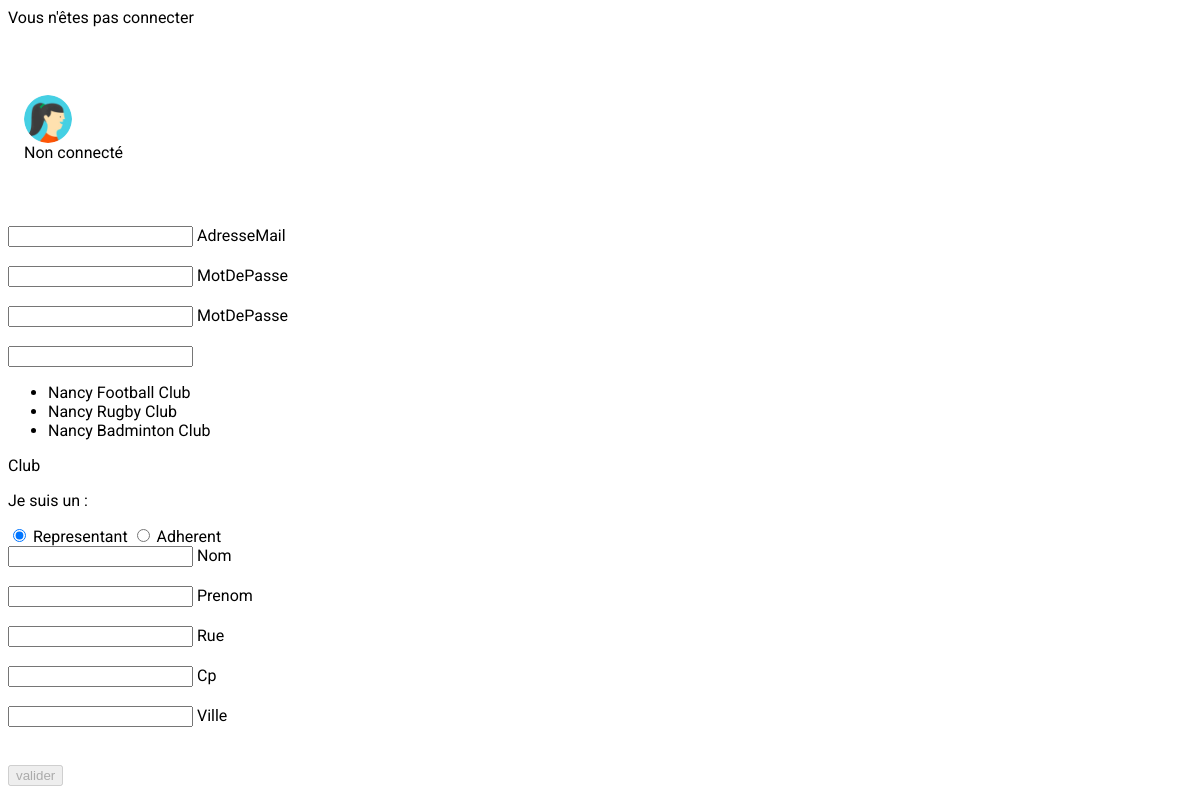
Page /web/demandeur/register on the committed database.
### tables this page shows
CREATE TABLE IF NOT EXISTS `club` (
  `Id_Club` int(11) NOT NULL AUTO_INCREMENT,
  `Nom` varchar(25) NOT NULL,
  `AdresseClub` varchar(30) DEFAULT NULL,
  `Cp` char(5) NOT NULL,
  `Ville` varchar(25) DEFAULT NULL,
  `Sigle` varchar(25) DEFAULT NULL,
  `NomPresident` varchar(25) DEFAULT NULL,
  `Id_Ligue` int(11) DEFAULT NULL,
  PRIMARY KEY (`Id_Club`),
  KEY `FK_CLUB_Id_Ligue` (`Id_Ligue`)
);

### src/framework/App.php (called while the page is built, shortened)
<?php
class App {
  public function __construct() {
    $url = $this->parse_URL();
    $this->controller_name = $url[0] . "Controller";
    $this->controller = new $this->controller_name;
    $this->action_name = $url[1];
    $this->request = new Request();
    $this->request->set_params(array_merge($_GET, $_POST));
    $this->request->set('controller', $this->controller_name);
    $this->request->set('action', $this->action_name);
    $this->params = $url ? array_values($url) : [];
    array_shift($this->params);
    array_shift($this->params);
    $this->controller->set_controller_name($this->controller_name);
    $this->controller->set_action_name($this->action_name);
    $this->controller->set_request($this->request);
    call_user_func_array(array($this->controller, $this->action_name), $this->params);
  }
  public function parse_URL() {
    $tableau = array();
    if (isset($_GET['url'])) {
      $tableau = explode('/', filter_var(rtrim($_GET['url'], '/'), FILTER_SANITIZE_URL));
    }
    return $tableau;
  }
}

### web/index.php (called while the page is built, shortened)
<?php
try {
  require_once SRC.DS.'framework'.DS.'App.php';
  $app = new App();
} catch (Exception $ex) {
  echo '<!DOCTYPE html>';
  echo '<html lang="fr">';
  echo '<head>';
  echo '<meta charset="UTF-8">';
  echo '<title>'.APPLINAME.' - Erreur générale</title>';
  echo '</head>';
  echo '<body>';
  echo '<h1>'.APPLINAME.'</p>';
  echo "<h2>Erreur générale</h2>";
  echo "<p><strong>Désolé mais l'application s'est arrétée</strong></h2>";
  echo "<pre>Message : " . $ex->getMessage() . "</pre>";
  echo "<pre>Fichier : " . $ex->getFile() . "</pre>";
  echo "<pre>Ligne   : " . $ex->getLine() . "</pre>";
  echo '</body>';
  echo '</html>';
}

### src/DAO/ClubDAO.php (called while the page is built, shortened)
<?php
require_once SRC . DS . 'models' . DS . 'Club.php';
require_once SRC . DS . 'framework' . DS . 'DAO.php';
class ClubDAO extends DAO {
  function findAll() {
    $sql = "SELECT * FROM club;";
      try {
          $sth = $this->executer($sql);
          $rows = $sth->fetchAll(PDO::FETCH_ASSOC);
      } catch (PDOException $ex) {
          die("Erreur lors de l'execution de la requette : ".$ex->getMessage());
      }
      foreach ($rows as $row) {
        $object = New Club($row);
        $objects[] = $object;
      }
      return $objects;
  }
}
?>

### src/framework/Config.php (called while the page is built, shortened)
<?php
class Config {
  private static $params;
  public static function get_param($nom, $defaut = null) {
    if (isset(self::get_params()[$nom])) {
      $valeur = self::get_params()[$nom];
    } else {
      $valeur = $defaut;
    }
    return $valeur;
  }
  private static function get_params() {
    if (self::$params == null) {
      if (file_exists(self::PROD)) {
        self::$params = parse_ini_file(self::PROD);
      } else {
        self::$params = parse_ini_file(self::DEV);
      }
    }
    return self::$params;
  }
}

### src/framework/DAO.php (called while the page is built)
<?php
include SRC . DS . "framework" . DS . "Config.php";
abstract class DAO {
  protected static $connexion;
  private static function get_connexion() {
    if (self::$connexion === null) {
      $user = Config::get_param("user");
      $password = Config::get_param("password", "");
      $host = Config::get_param("host");
      $base = Config::get_param("base");
      $dsn = 'mysql:host=' . $host . ';dbname=' . $base;
      try {
        self::$connexion = new PDO($dsn, $user, $password, array(PDO::MYSQL_ATTR_INIT_COMMAND => "SET NAMES utf8"));
        self::$connexion->setAttribute(PDO::ATTR_ERRMODE, PDO::ERRMODE_EXCEPTION);
      } catch (PDOException $e) {
        throw new Exception("Erreur lors de la connexion : " . $e->getMessage());
      }
    }
    return self::$connexion;
  }
  protected function executer($sql, $params = null) {
    try {
      if ($params == null) {
        $resultat = self::get_connexion()->query($sql);
      } else {
        $resultat = self::get_connexion()->prepare($sql);
        $resultat->execute($params);
      }
    } catch (PDOException $e) {
      throw new Exception("Erreur lors de la requête SQL : " . $e->getMessage()."\nSQL : ".$sql);
    }
    return $resultat;
  }
}

### src/models/Club.php (called while the page is built, shortened)
<?php
class Club {
    private $Nom;
    function get_Nom() {
        return $this->Nom;
    }
    function set_Nom($Nom) {
        $this->Nom = $Nom;
    }
    function hydrater(array $tableau) {
        foreach ($tableau as $cle => $valeur) {
          $methode = 'set_' . $cle;
        }
      }
}
?>

### src/views/demandeur/register.php (the view, shortened to what this page needs)
<?php
$i=1;
?>
<form action="<?php echo BASEURL.'/'.$action; ?>" method="post">
  <div class="mdl-textfield mdl-js-textfield">
    <input class="mdl-textfield__input" name="AdresseMail" type="email" id="sample<?php echo $i; ?>" value="">
    <label class="mdl-textfield__label" for="sample<?php echo $i; $i++; ?>">AdresseMail</label>
  </div>
  <br>
  <div class="mdl-textfield mdl-js-textfield">
    <input class="mdl-textfield__input" name="MotDePasse" type="password" id="sample<?php echo $i; ?>" value="">
    <label class="mdl-textfield__label" for="sample<?php echo $i; $i++; ?>">MotDePasse</label>
  </div>
  <br>
  <div class="mdl-textfield mdl-js-textfield">
    <input class="mdl-textfield__input" type="password" id="pass2" value="">
    <label class="mdl-textfield__label" for="pass2">MotDePasse</label>
  </div>
<br>
<div class="mdl-textfield mdl-js-textfield mdl-textfield">
  <input type="text" class="mdl-textfield__input" name="Id_Club" id="sample<?php echo $i; ?>" value="" readonly >
  <ul class="mdl-menu mdl-js-menu mdl-js-ripple-effect" for="sample<?php echo $i; ?>">
    <?php foreach ($Clubs as $club) { ?>
    <li class="mdl-menu__item" onclick="onSelect('<?php echo $club->get_Nom() ?>', '<?php echo 'sample'.$i; ?>')"><?php echo $club->get_Nom() ?></li>
    <?php } ?>
  </ul>
  <label class="mdl-textfield__label" for="sample<?php echo $i; $i++; ?>">Club</label>
</div>
<p>Je suis un :</p>
<label class="mdl-radio mdl-js-radio mdl-js-ripple-effect" for="radio1">
    <input type="radio" id="radio1" class="mdl-radio__button" name="isRepresentant" value="1" checked>
    <span class="mdl-radio__label">Representant</span>
</label>
<label class="mdl-radio mdl-js-radio mdl-js-ripple-effect" for="radio2">
    <input type="radio" id="radio2" class="mdl-radio__button" name="isRepresentant" value="0">
    <span class="mdl-radio__label">Adherent</span>
</label>
<br>
<div id="isRepresentant">
  <div class="mdl-textfield mdl-js-textfield">
    <input class="mdl-textfield__input" name="NomR" type="text" id="Rsample<?php echo $i; ?>" value="">
    <label class="mdl-textfield__label" for="Rsample<?php echo $i; $i++; ?>">Nom</label>
  </div>
  <br>
  <div class="mdl-textfield mdl-js-textfield">
    <input class="mdl-textfield__input" name="PrenomR" type="text" id="Rsample<?php echo $i; ?>" value="">
    <label class="mdl-textfield__label" for="Rsample<?php echo $i; $i++; ?>">Prenom</label>
  </div>
  <br>
  <div class="mdl-textfield mdl-js-textfield">
    <input class="mdl-textfield__input" name="RueR" type="text" id="Rsample<?php echo $i; ?>" value="">
    <label class="mdl-textfield__label" for="Rsample<?php echo $i; $i++; ?>">Rue</label>
  </div>
  <br>
  <div class="mdl-textfield mdl-js-textfield">
    <input class="mdl-textfield__input" name="CpR" type="text" id="Rsample<?php echo $i; ?>" value="">
    <label class="mdl-textfield__label" for="Rsample<?php echo $i; $i++; ?>">Cp</label>
  </div>
  <br>
  <div class="mdl-textfield mdl-js-textfield">
    <input class="mdl-textfield__input" name="VilleR" type="text" id="Rsample<?php echo $i; ?>" value="">
    <label class="mdl-textfield__label" for="Rsample<?php echo $i; $i++; ?>">Ville</label>
  </div>
  <br>
</div>
<br>
<button type="submit" name="submit" id="sub" class="mdl-button mdl-js-button mdl-button--raised mdl-button--colored" disabled>
  valider
</button>
</form>

### web/css/styles.css (style rules this page uses)
html, body { font-family: 'Roboto', 'Helvetica', sans-serif; }

### rows in the picture
club: Nom "Nancy Football Club"
club: Nom "Nancy Rugby Club"
club: Nom "Nancy Badminton Club"
